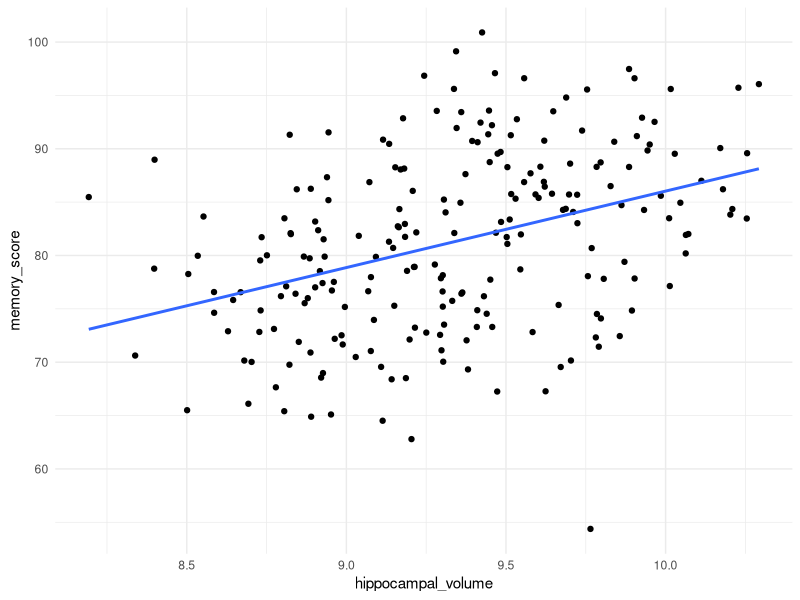
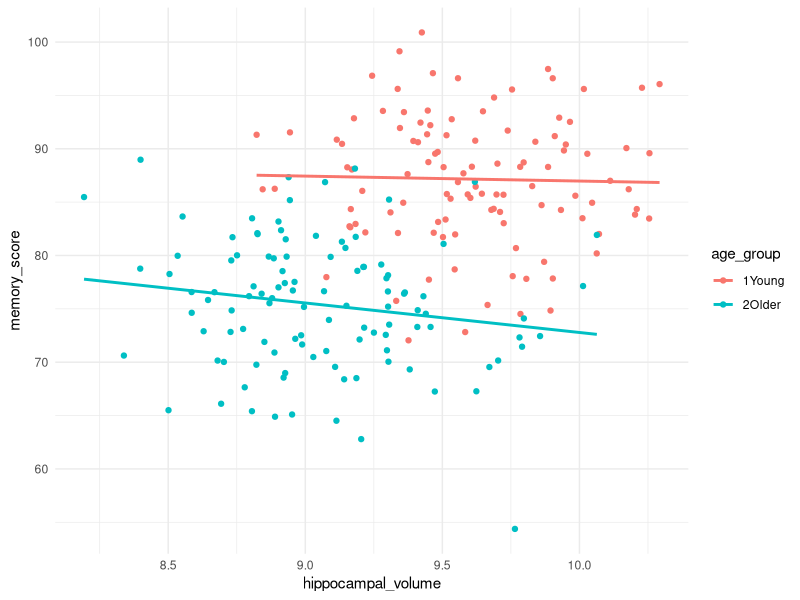
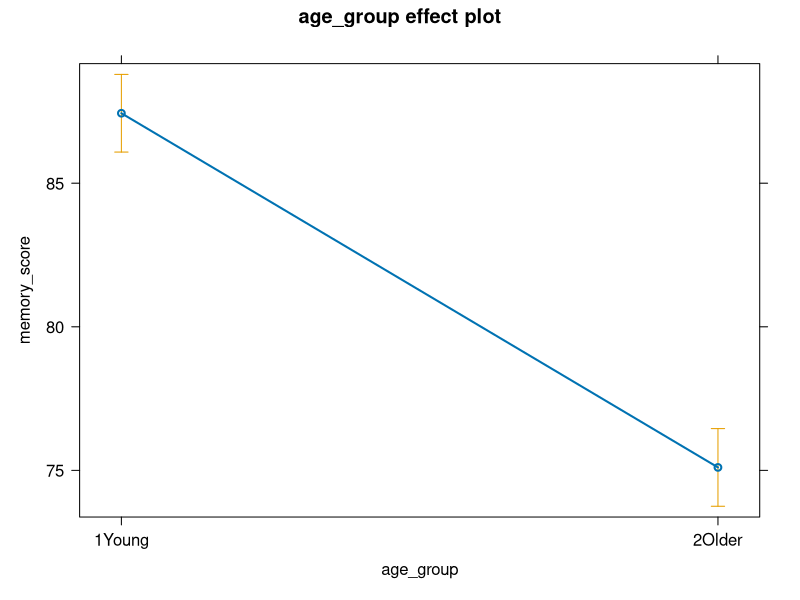
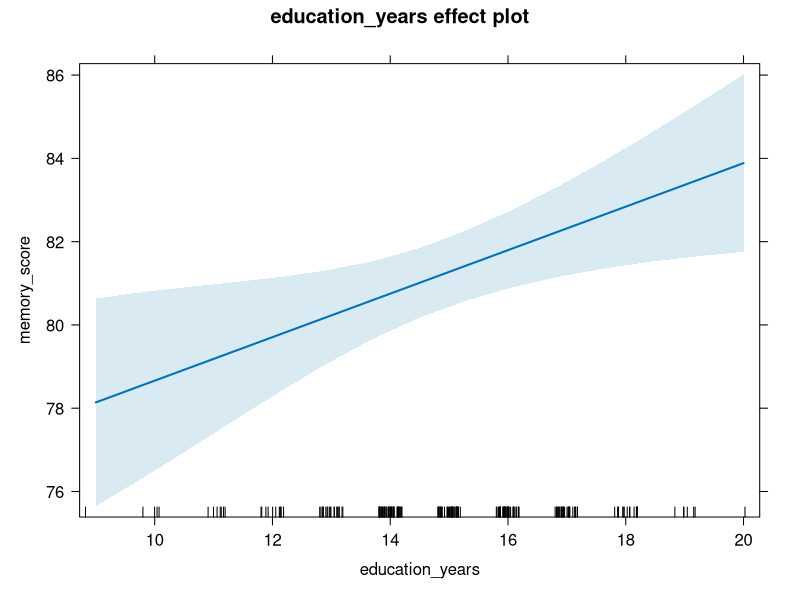
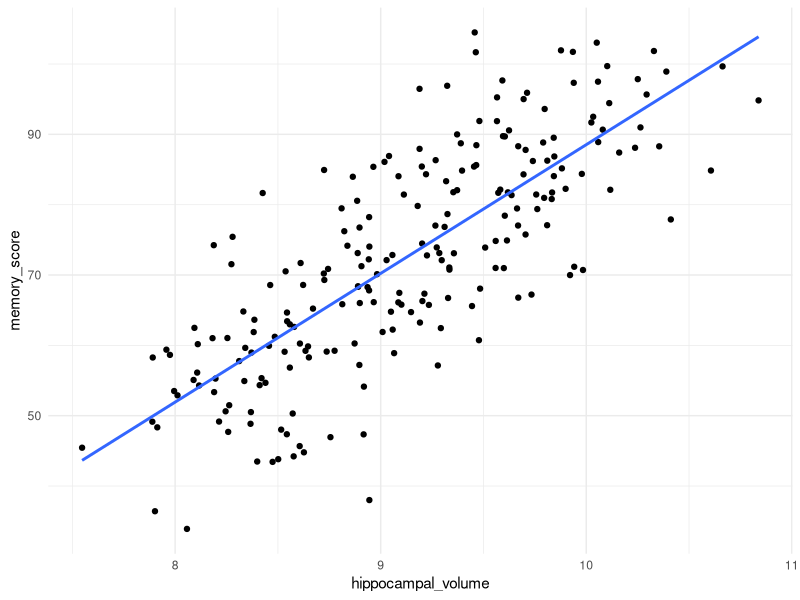
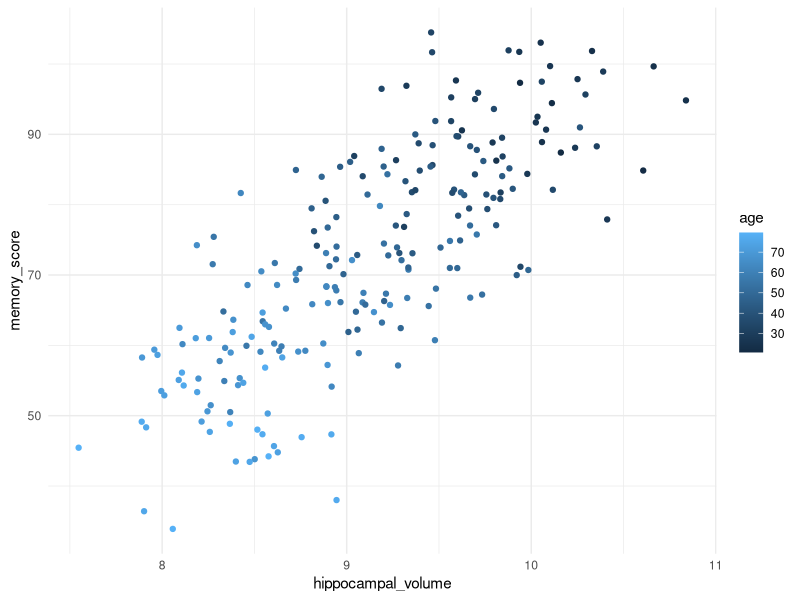
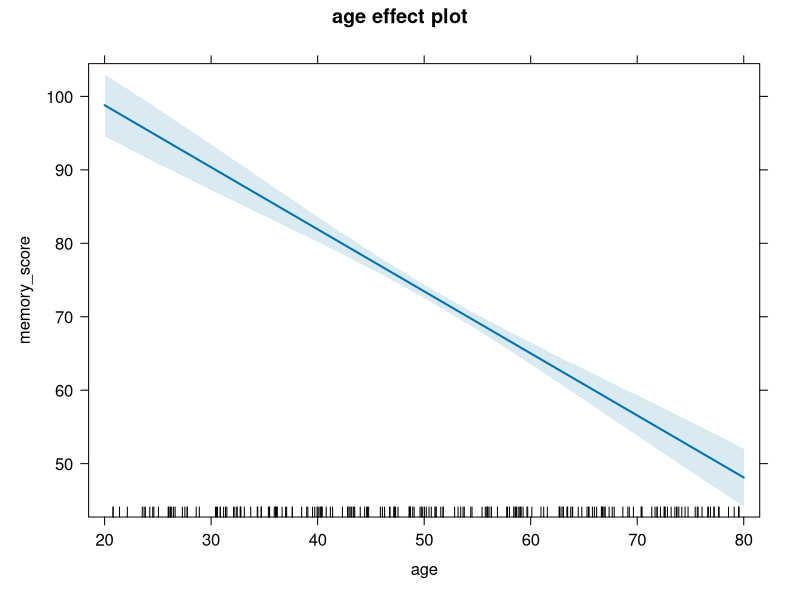
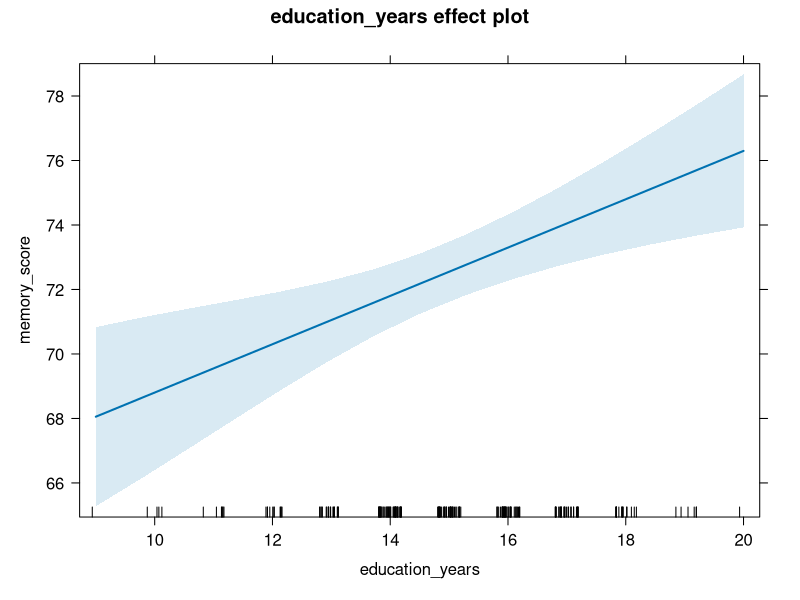

R code for these plots, in order:
## ---- chunk 1
library(tidyverse)

data <- read.csv("./data/hippocampus_memory_age_group.csv")
head(data)
## ---- chunk 2
summary(data)
## ---- chunk 3
m1 <- lm(memory_score ~ hippocampal_volume, data=data)
summary(m1)
## ---- chunk 4
ggplot(data, aes(hippocampal_volume, memory_score)) +
  geom_point() +
  geom_smooth(method="lm", se=FALSE)+theme_minimal()
## ---- chunk 5
m2 <- lm(memory_score ~ hippocampal_volume + age_group, data=data)
summary(m2)
## ---- chunk 6
ggplot(data, aes(hippocampal_volume, memory_score,col=age_group)) +
  geom_point() +
  geom_smooth(method="lm", se=FALSE) +
  theme_minimal()

## ---- chunk 7
m3 <- lm(memory_score ~ hippocampal_volume + age_group + sex + education_years + ICV, data=data)
summary(m3)
## ---- chunk 8
library(effects)

plot(Effect("age_group",m3))

plot(Effect("education_years",m3))

## ---- chunk 9
library(tidyverse)

data <- read.csv("./data/hippocampus_memory_continuous_age.csv")
head(data)
## ---- chunk 10
summary(data)

ggplot(data, aes(hippocampal_volume, memory_score)) +
  geom_point() +
  geom_smooth(method="lm", se=FALSE)+theme_minimal()
## ---- chunk 11
m2 <- lm(memory_score ~ hippocampal_volume + age, data=data)
summary(m2)
## ---- chunk 12
ggplot(data, aes(hippocampal_volume, memory_score,col=age)) +
  geom_point() + theme_minimal()

## ---- chunk 13
m3 <- lm(memory_score ~ hippocampal_volume + age + sex + education_years + ICV, data=data)
summary(m3)
## ---- chunk 14
library(effects)

plot(Effect("age",m3))

plot(Effect("education_years",m3))
